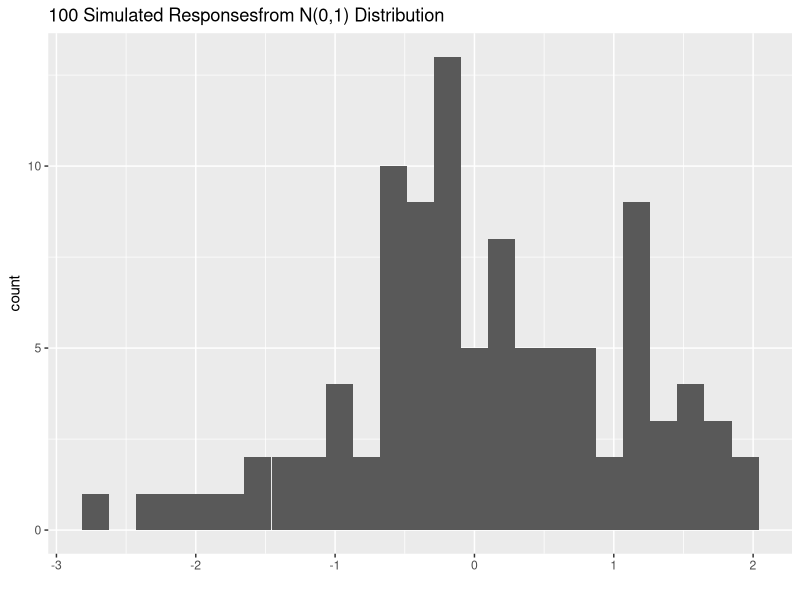
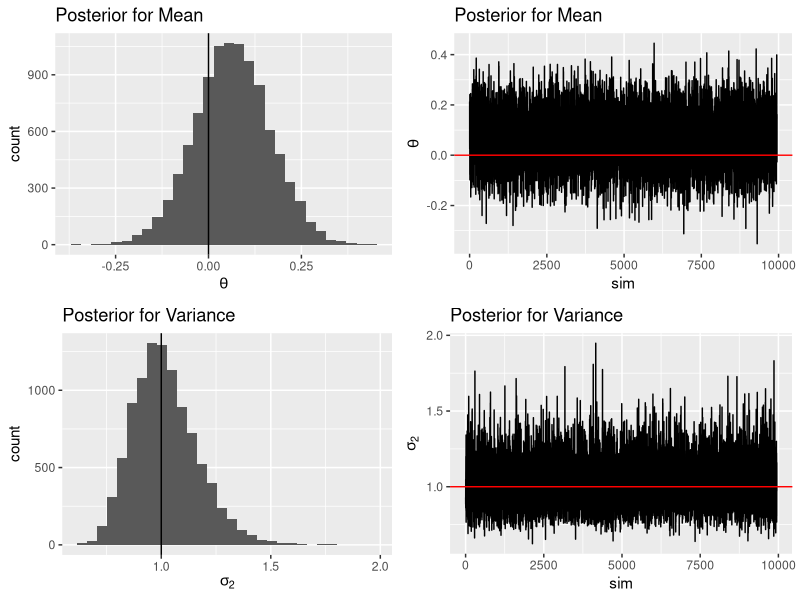

R code for these plots, in order:
## ---- chunk 1
library(dplyr)
library(ggplot2)
library(LearnBayes) # for rigamma
library(gridExtra)

taos <- c(78, 192, 169, 179, 191, 204, 197, 116, 195)
bridger <- c(271, 209, 228, 166, 316, 254, 344, 319, 247) 
## ---- chunk 2
#### Posterior Sampling with Normal Model
set.seed(10062019)
num.obs <- length(bridger)

# specify terms for priors
nu.0 <- .02
sigma.sq.0 <- 1
mu.0 <- 250
kappa.0 <- .01


# compute terms in posterior
kappa.n <- kappa.0 + num.obs
nu.n <- nu.0 + num.obs
s.sq.bridger <- var(bridger)
s.sq.taos <- var(taos)

sigma.sq.n.bridger <- (1 / nu.n) * (nu.0 * sigma.sq.0 + (num.obs - 1) * s.sq.bridger + 
(kappa.0*num.obs)/kappa.n * (mean(bridger) - mu.0)^2)
sigma.sq.n.taos <- (1 / nu.n) * (nu.0 * sigma.sq.0 + (num.obs - 1) * s.sq.taos + 
(kappa.0*num.obs)/kappa.n * (mean(taos) - mu.0)^2)

mu.n.bridger <- (kappa.0 * mu.0 + num.obs * mean(bridger)) / kappa.n
mu.n.taos <- (kappa.0 * mu.0 + num.obs * mean(taos)) / kappa.n


# simulate from posterior
#install.packages("LearnBayes")
num.sims <- 10000
sigmasq_bridger <- rigamma(num.sims ,nu.n/2,sigma.sq.n.bridger*nu.n/2)
theta_bridger <- rnorm(num.sims, mu.n.bridger, sqrt(sigmasq_bridger/kappa.n))

sigmasq_taos <- rigamma(num.sims ,nu.n/2,sigma.sq.n.taos*nu.n/2)
theta_taos <- rnorm(num.sims, mu.n.taos, sqrt(sigmasq_taos/kappa.n))


##question 1
prob1 <- mean(theta_bridger > 250)

##question 2
prob2 <- mean(theta_taos > 180)

##question 3
prob3 <- mean(theta_bridger > theta_taos)
## ---- chunk 3
set.seed(10062019)
num_obs <- 100
y <- rnorm(num_obs)
tibble(y = y) %>% ggplot(aes(y)) + geom_histogram(bins = 25) + 
  ggtitle("100 Simulated Responsesfrom N(0,1) Distribution") + xlab('') 
## ---- chunk 4
mean_y <- mean(y)


### initialize vectors and set starting values and priors
num_sims <- 10000
theta_samples <- rep(1, num_sims)
sigmasq_samples <- rep(1, num_sims)
## Hyperparameters
# theta ~n (mu_0, tausq_0)
mu_0 <- 0
tausq_0 <- 10000

#sigmasq ~ IG(nu_0/2, nu_0 * sigmasq_0 / 2)
nu_0 <- .02
sigmasq_0 <- 1
for (i in 2:num_sims){
  # sample theta from full conditional
  mu_n <- (mu_0 / tausq_0 + num_obs * mean_y / sigmasq_samples[i-1]) / 
    (1 / tausq_0 + num_obs / sigmasq_samples[i-1] )
  tausq_n <- 1 / (1/tausq_0 + num_obs / sigmasq_samples[i-1])
  theta_samples[i] <- rnorm(1,mu_n,sqrt(tausq_n))
  
  # sample (1/sigma.sq) from full conditional
  nu_n <- nu_0 + num_obs
  sigmasq_n <- 1/nu_n*(nu_0*sigmasq_0 + sum((y - theta_samples[i])^2))
  sigmasq_samples[i] <- rigamma(1, nu_n / 2,nu_n * sigmasq_n / 2)
}

#remove burnin
burn_in <- 50
theta_posterior <- theta_samples[-c(1:burn_in)]
sigmasq_posterior <- sigmasq_samples[-c(1:burn_in)]
## ---- chunk 5
post <- tibble(vals = c(theta_posterior, sigmasq_posterior), type = rep(c('theta','sigmasq'), each = num_sims - burn_in), sim = rep(1:(num_sims - burn_in), 2))

hist_theta <- post %>% filter(type =='theta') %>% ggplot(aes(vals)) + geom_histogram() + xlab(expression(theta)) + ggtitle('Posterior for Mean') + geom_vline(xintercept = 0)

trace_theta <- post %>% filter(type =='theta') %>% ggplot(aes(y = vals, x = sim)) + geom_line() + ylab(expression(theta)) + ggtitle('Posterior for Mean') + geom_hline(yintercept = 0, col = 'red')

hist_sigmasq <- post %>% filter(type =='sigmasq') %>% ggplot(aes(vals)) + geom_histogram() + xlab(expression(sigma[2])) + ggtitle('Posterior for Variance') + geom_vline(xintercept = 1)

trace_sigmasq <- post %>% filter(type =='sigmasq') %>% ggplot(aes(y = vals, x = sim)) + geom_line() + ylab(expression(sigma[2])) + ggtitle('Posterior for Variance') + geom_hline(yintercept = 1, col = 'red')

grid.arrange(hist_theta, trace_theta, hist_sigmasq, trace_sigmasq, nrow = 2, ncol = 2)
